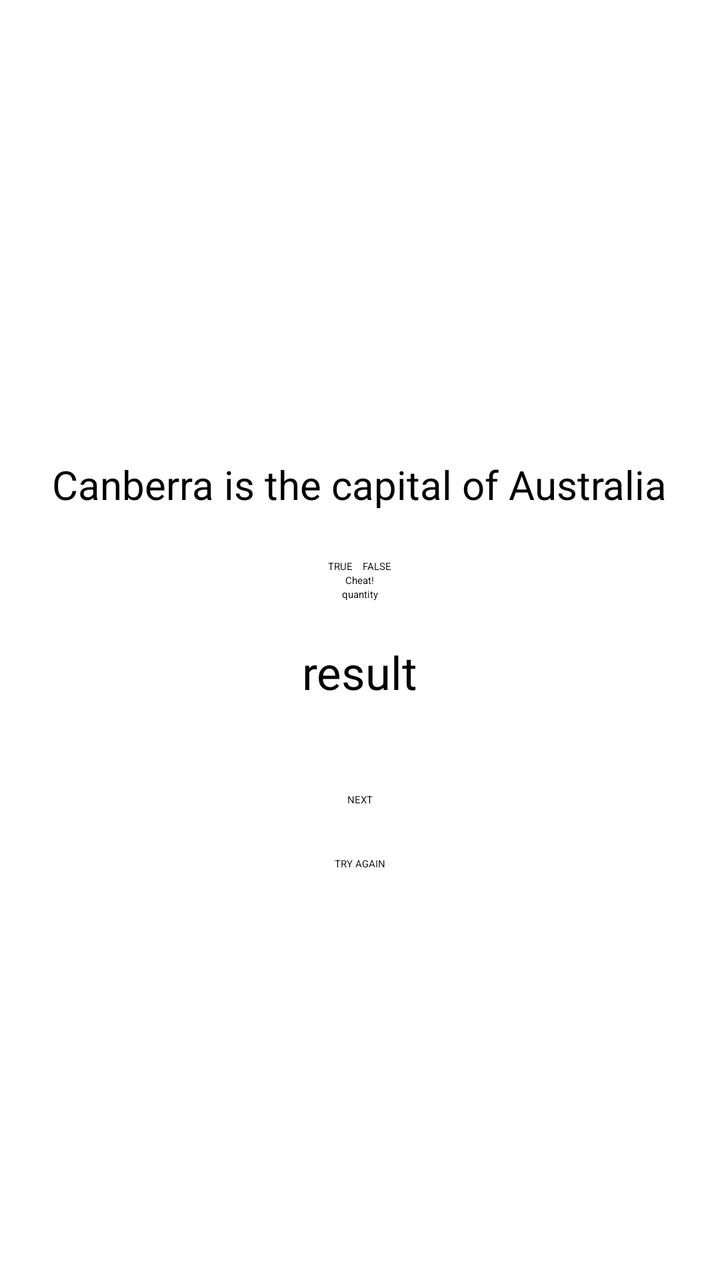
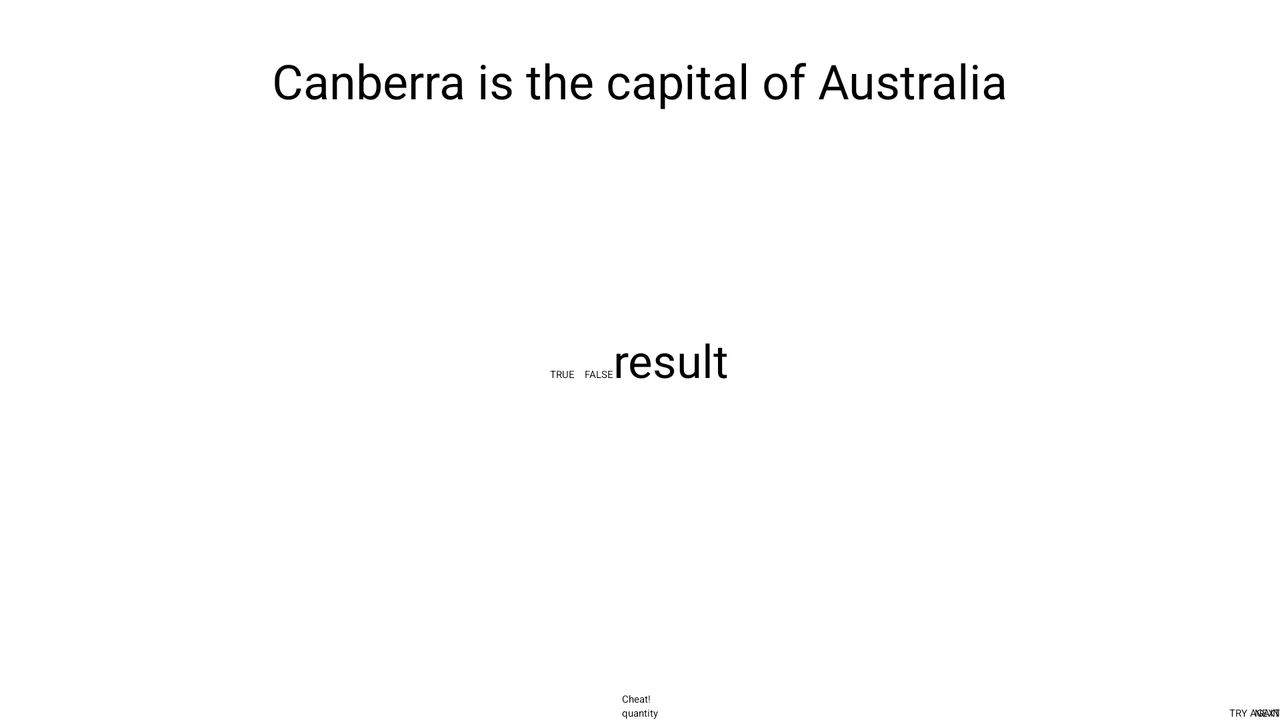

The same Android screen from two of the app's own layout files: first res/layout/ as a phone draws it, then the repository's variant for another configuration, drawn on a device whose configuration selects that folder. Both files follow.
<!-- AndroidManifest.xml: application theme Theme.GeoQuiz -->
<!-- res/layout/activity_main.xml -->
<?xml version="1.0" encoding="utf-8"?>
<LinearLayout xmlns:android="http://schemas.android.com/apk/res/android"
    xmlns:tools="http://schemas.android.com/tools"
    android:orientation="vertical"
    android:layout_width="match_parent"
    android:layout_height="match_parent"
    android:gravity="center"
    tools:context=".MainActivity">

    <TextView
        android:id="@+id/tv"
        android:layout_width="wrap_content"
        android:layout_height="wrap_content"
        android:gravity="center"
        android:textSize="20sp"
        android:padding="24dp"
        tools:text="@string/question_australia"
        />

    <LinearLayout
        android:layout_width="wrap_content"
        android:layout_height="wrap_content"
        android:orientation="horizontal"
        >

        <Button
            android:id="@+id/btn_true"
            android:layout_width="wrap_content"
            android:layout_height="wrap_content"
            android:layout_marginRight="5dp"
            android:text="@string/true_btn"
            />

        <Button
            android:id="@+id/btn_false"
            android:layout_width="wrap_content"
            android:layout_height="wrap_content"
            android:text="@string/false_btn"

            />

    </LinearLayout>

    <Button
        android:id="@+id/btn_cheat"
        android:layout_width="wrap_content"
        android:layout_height="wrap_content"
        android:text="@string/cheat_btn"
        />

    <TextView
        android:id="@+id/TV_quantity"
        android:layout_width="wrap_content"
        android:layout_height="wrap_content"
        tools:text="quantity"/>

    <TextView
        android:id="@+id/TV_result"
        android:layout_width="wrap_content"
        android:layout_height="wrap_content"
        tools:text="result"
        android:padding="20dp"
        android:textSize="23sp"/>

    <Button
        android:id="@+id/btn_next"
        android:layout_marginTop="25dp"
        android:layout_width="wrap_content"
        android:layout_height="wrap_content"
        android:text="@string/next_btn"
        />
    <Button
        android:id="@+id/btn_try_again"
        android:layout_width="wrap_content"
        android:layout_height="wrap_content"
        android:layout_marginTop="25dp"
        android:text="@string/again_btn"
        />



</LinearLayout>
<!-- resources referenced by this layout -->
<resources>
  <string name="again_btn">TRY AGAIN</string>
  <string name="cheat_btn">Cheat!</string>
  <string name="false_btn">FALSE</string>
  <string name="next_btn">NEXT</string>
  <string name="question_australia">Canberra is the capital of Australia</string>
  <string name="true_btn">TRUE</string>
  <style name="Theme.GeoQuiz" parent="Theme.MaterialComponents.DayNight.DarkActionBar">
          
          <item name="colorPrimary">@color/teal_700</item>
          <item name="colorPrimaryVariant">@color/darkblue</item>
          <item name="colorOnPrimary">@color/black</item>
          
          <item name="colorSecondary">@color/teal_200</item>
          <item name="colorSecondaryVariant">@color/teal_200</item>
          <item name="colorOnSecondary">@color/black</item>
          
          <item name="android:statusBarColor" tools:targetApi="l">?attr/colorPrimaryVariant</item>
          
      </style>
  <color name="teal_700">#FF018786</color>
  <color name="darkblue">#010937</color>
  <color name="black">#FF000000</color>
  <color name="teal_200">#FF03DAC5</color>
</resources>
<!-- res/layout-land/activity_main.xml (the repository's variant of the layout above) -->
<!-- drawn on the phone turned sideways -->
<?xml version="1.0" encoding="utf-8"?>
<FrameLayout xmlns:android="http://schemas.android.com/apk/res/android"
    xmlns:tools="http://schemas.android.com/tools"
    android:layout_width="match_parent"
    android:layout_height="match_parent">

    <TextView
        android:id="@+id/tv"
        android:layout_width="wrap_content"
        android:layout_height="wrap_content"
        android:layout_gravity="center_horizontal"
        android:padding="24dp"
        android:textSize="24sp"

        tools:text="@string/question_australia"
        />

    <LinearLayout
        android:layout_width="wrap_content"
        android:layout_height="wrap_content"
        android:layout_gravity="center_vertical|center_horizontal"
        >

        <Button
            android:id="@+id/btn_true"
            android:layout_width="wrap_content"
            android:layout_height="wrap_content"
            android:layout_marginRight="5dp"
            android:text="@string/true_btn"
            />

        <Button
            android:id="@+id/btn_false"
            android:layout_width="wrap_content"
            android:layout_height="wrap_content"
            android:text="@string/false_btn"

            />
        <TextView
            android:id="@+id/TV_result"
            android:layout_width="wrap_content"
            android:layout_height="wrap_content"
            tools:text="result"
            android:textSize="23sp"/>

    </LinearLayout>

    <LinearLayout
        android:layout_width="wrap_content"
        android:layout_height="wrap_content"
        android:orientation="vertical"
        android:layout_gravity="center_horizontal|bottom"
        >
    <Button
        android:id="@+id/btn_cheat"
        android:layout_width="wrap_content"
        android:layout_height="wrap_content"
        android:text="@string/cheat_btn"

        />

    <TextView
        android:id="@+id/TV_quantity"
        android:layout_width="wrap_content"
        android:layout_height="wrap_content"
        tools:text="quantity"
        android:layout_gravity="center"
        />
    </LinearLayout>


    <Button
        android:id="@+id/btn_next"
        android:layout_width="wrap_content"
        android:layout_height="wrap_content"
        android:text="@string/next_btn"
        android:layout_gravity="bottom|end"
        />
    <Button
        android:id="@+id/btn_try_again"
        android:layout_width="wrap_content"
        android:layout_height="wrap_content"
        android:text="@string/again_btn"
        android:layout_gravity="bottom|end"
        />

</FrameLayout>
